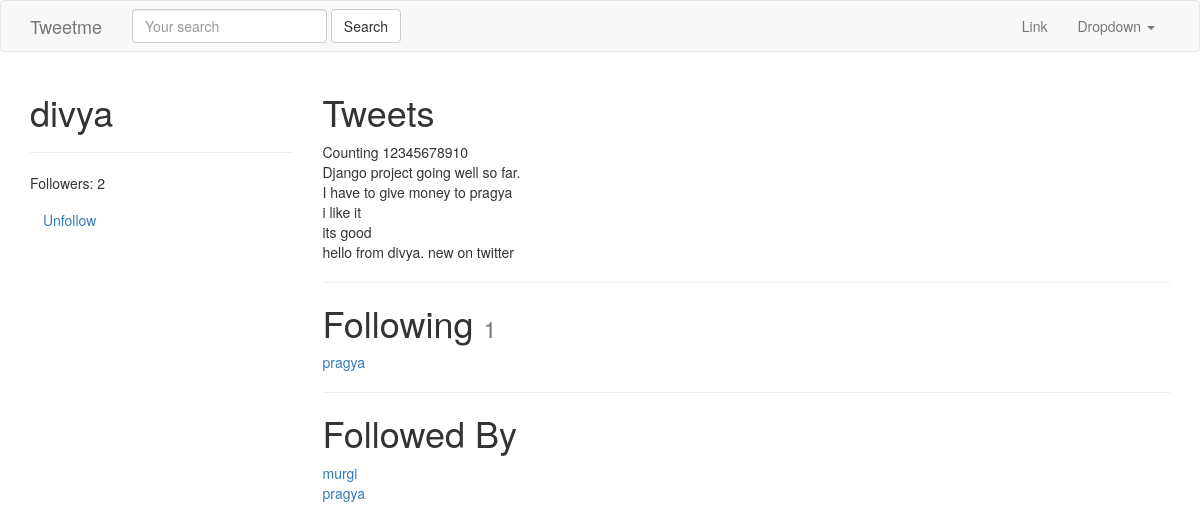
Screenshot of /divya/ (signed in) with the database file from the repository.
### tweets/models.py (models this page shows, shortened)
class Tweet(models.Model):
	parent = models.ForeignKey("self", blank=True, null=True, on_delete=models.CASCADE,)
	user = models.ForeignKey(settings.AUTH_USER_MODEL, on_delete=models.CASCADE,)
	content = models.CharField(max_length=140, validators=[valiadte_content])
	updated = models.DateTimeField(auto_now=True)
	timestamp = models.DateTimeField(auto_now_add=True)
	objects = TweetManager()
	def __str__(self):
		return str(self.content)
	class Meta:
		ordering = ['-timestamp']

### accounts/models.py (models this page shows, shortened)
class UserProfile(models.Model):
	user = models.OneToOneField(settings.AUTH_USER_MODEL, related_name='profile', on_delete=models.CASCADE,) #user.profile
	following = models.ManyToManyField(settings.AUTH_USER_MODEL, blank=True, related_name='followed_by',)
	objects = UserProfileManager()
	def get_following(self):
		users = self.following.all()
		return users.exclude(username=self.user.username)
	def get_follow_url(self):
		return reverse_lazy("profiles:follow", kwargs={"username":self.user.username})

### accounts/views.py (the view)
# urls.py: url(r'^(?P<username>[\w.@+-]+)/$',UserDetailView.as_view(), name='detail'),
class UserDetailView(DetailView):
	template_name = 'accounts/user_detail.html'
	queryset = User.objects.all()
	def get_object(self):
		return get_object_or_404(
			User,
			username__iexact=self.kwargs.get("username")
			)
	def get_context_data(self, *args, **kwargs):
		context = super(UserDetailView, self).get_context_data(*args, **kwargs)
		following = UserProfile.objects.is_following(self.request.user, self.get_object())
		context['following'] = following
		return context

### accounts/models.py (called while the page is built)
	def all(self):
		qs = self.get_queryset().all()
		try:
			if self.instance:
				qs = qs.exclude(user=self.instance)
		except:
			pass
		return qs

	def is_following(self, user, followed_by_user):
		user_profile, created = UserProfile.objects.get_or_create(user=user)
		if created:
			return False
		if followed_by_user in user_profile.following.all():
			return True
		return False

### accounts/templates/accounts/user_detail.html
{% extends "base.html" %}
{% block content %}
<div class='row'>
	<div class='col-sm-3 col-xs-12'>
		<h1>{{ object.username }}</h1>
		<hr/>
		<p>Followers: {{  object.followed_by.all.count }}</p>
		<p>
			<a class='btn btn-link' href='{{ object.profile.get_follow_url }}'>
				{% if following %} Unfollow{% else %} Follow{% endif %}
			</a>
		</p>
	</div>
	<div class='col-sm-9 col-xs-12'>
		<h1>Tweets</h1>
		{% for tweet in object.tweet_set.all %}
		{{ tweet }}<br/>
		{% endfor %}
		<hr/>
		<h1>Following <small>{{ object.profile.get_following.count }}</small></h1>
			{% for user in object.profile.get_following %}
			<a href='/{{ user.username }}'>{{ user.username }}</a><br/>
			{% empty %}
			<h4>Not following any user</h4>
			{% endfor %}
		<hr/>
		<h1>Followed By</h1>
			{% for profile in object.followed_by.all %}
			<a href='/{{ profile.user.username }}'>{{ profile.user.username }}</a><br/>
			{% empty %}
			<h4>Not followed by any user</h4>
			{% endfor %}
	</div>
</div>
{% endblock content %}

### rows the page displays
Tweet: content "Counting 12345678910"
Tweet: content "Django project going well so far."
Tweet: content "I have to give money to pragya"
Tweet: content "i like it"
Tweet: content "its good"
Tweet: content "hello from divya. new on twitter"
UserProfile: user.username "murgi"
UserProfile: user.username "pragya"

### other values shown
{{ object.username }} "divya"
{{ object.followed_by.all.count }} "2"
{{ object.profile.get_following.count }} "1"
{{ user.username }} "pragya"
